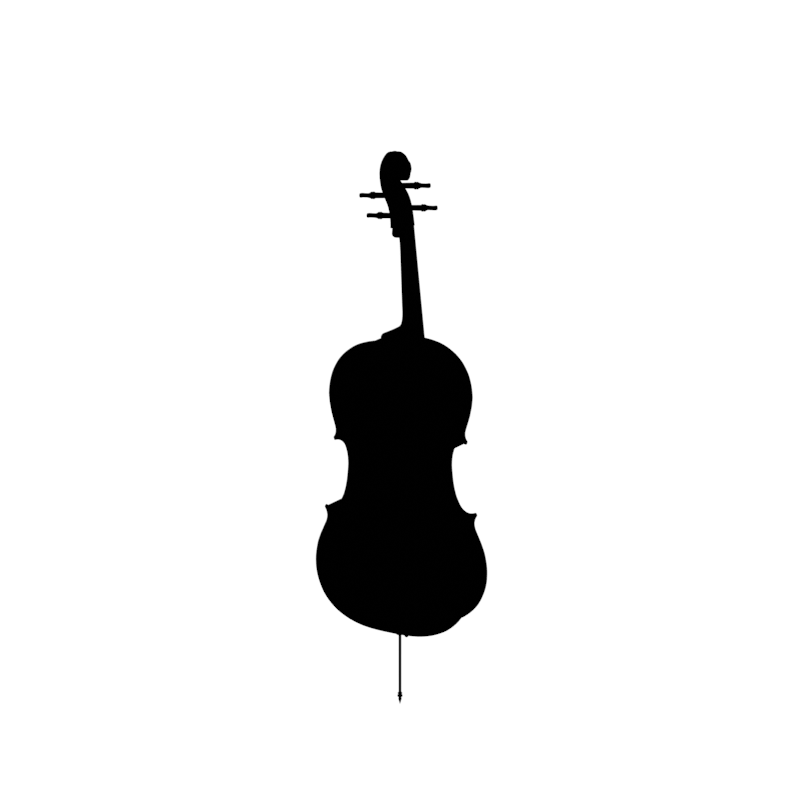
#> input picture nerf_data/semantic_segmentation/cello_single/train/0.png, 800 x 800 px
$ python dataset.py
#> lines starting #> are read from the running program, lines starting #| are printed output that depends on the picture; after the words box and inside, x2 and y2 are one past the last pixel; in counts of white or black regions, pixels touching at a corner belong together

"""INPUT"""

#SEMANTIC SEGMENTATION ver2
import json
import cv2
import os
import numpy as np
import matplotlib.pyplot as plt


dir = "./nerf_data/semantic_segmentation/cello_single"
images_train_path = os.path.join(dir,'train')
images_test_path = os.path.join(dir,'test')
images_val_path = os.path.join(dir,'val')
transform_train_path = os.path.join(dir,'transforms_train.json')
transform_test_path = os.path.join(dir,'transforms_test.json')
transform_val_path = os.path.join(dir,'transforms_val.json')


def load_images_from_folder(folder):
    images = []
    for filename in os.listdir(folder):
        img = cv2.imread(os.path.join(folder,filename))
#> img is the input picture: shape (800, 800, 3); min 0, max 255, mean 237.6
        img = cv2.cvtColor(img, cv2.COLOR_BGR2GRAY) /255.0 #Convert to W, H, 1 dimension
#> img: shape (800, 800) float64
        img = cv2.resize(img, (50,50), interpolation = cv2.INTER_AREA)
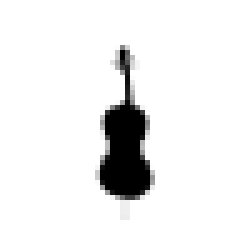
#> img: shape (50, 50) float64 (shown 5 times larger); min 0.00139, max 1, mean 0.932
        img = (img != 1.0) *1.0 #Binarize
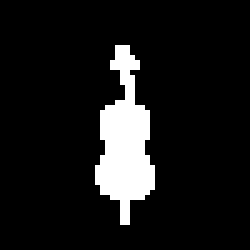
#> img: shape (50, 50) float64 (shown 5 times larger); values 0 (black) and 1 (white), 9.5% white; 1 white region, box (x1, y1, x2, y2) and area: (19, 9, 31, 45) 238
        if img is not None:
            images.append(img)
    return np.array(images)

train_imgs = load_images_from_folder(images_train_path)
test_imgs =  load_images_from_folder(images_test_path)
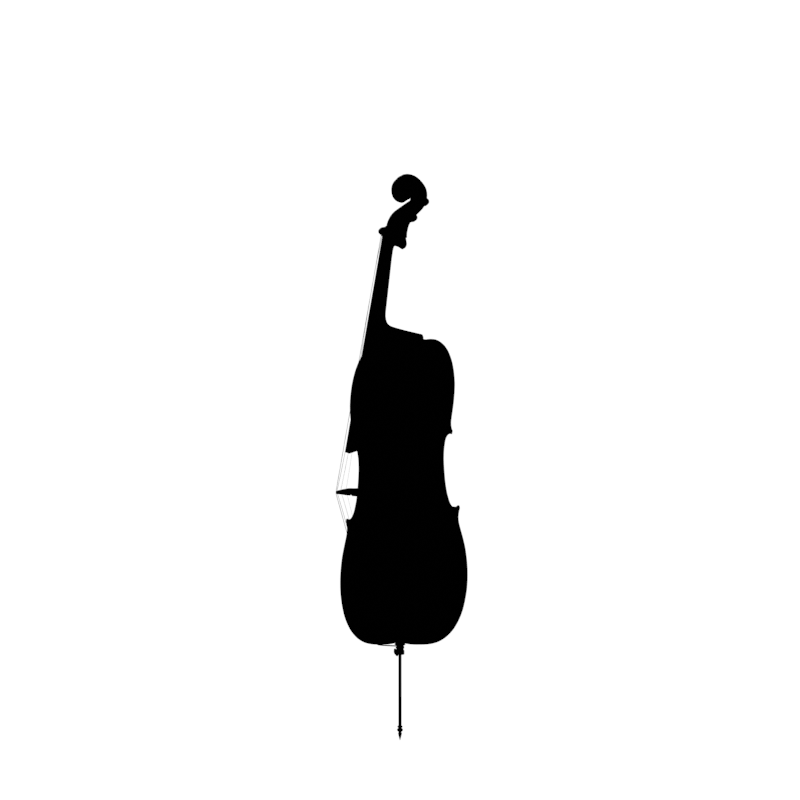
#> input picture nerf_data/semantic_segmentation/cello_single/test/0.png, 800 x 800 px
#> in load_images_from_folder, img is the input picture: shape (800, 800, 3); min 0, max 255, mean 240.8
#> in load_images_from_folder (call 2), `img = cv2.resize(img, (50,50), interpolation = cv2.INTER_AREA)`:
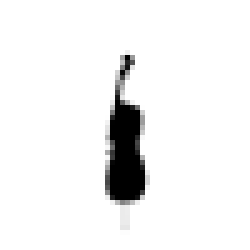
#> img: shape (50, 50) float64 (shown 5 times larger); min 0.00139, max 1, mean 0.944
#> in load_images_from_folder (call 2), `img = (img != 1.0) *1.0`:
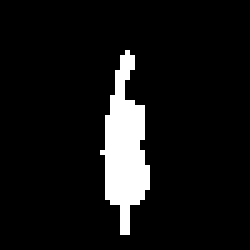
#> img: shape (50, 50) float64 (shown 5 times larger); values 0 (black) and 1 (white), 8.1% white; 1 white region, box (x1, y1, x2, y2) and area: (20, 10, 30, 47) 202
#> (the run stopped early here; a loop or call above may not have finished)
